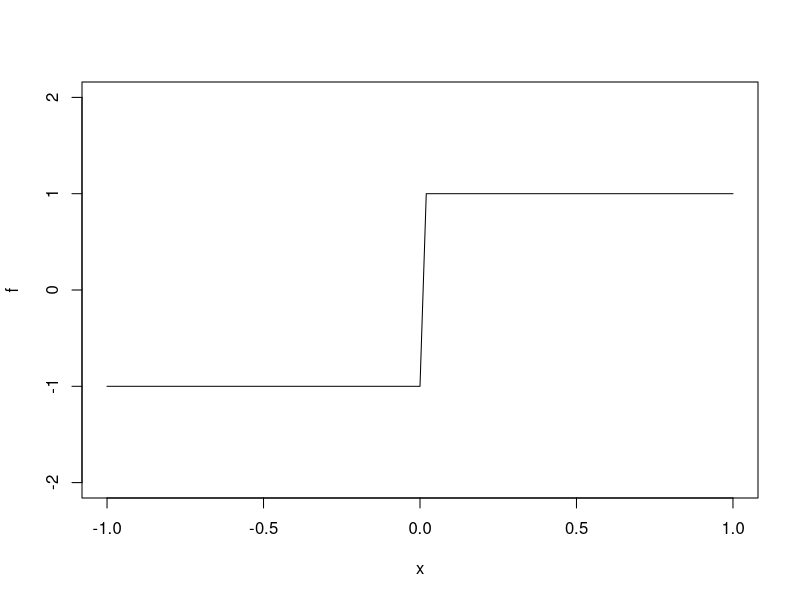
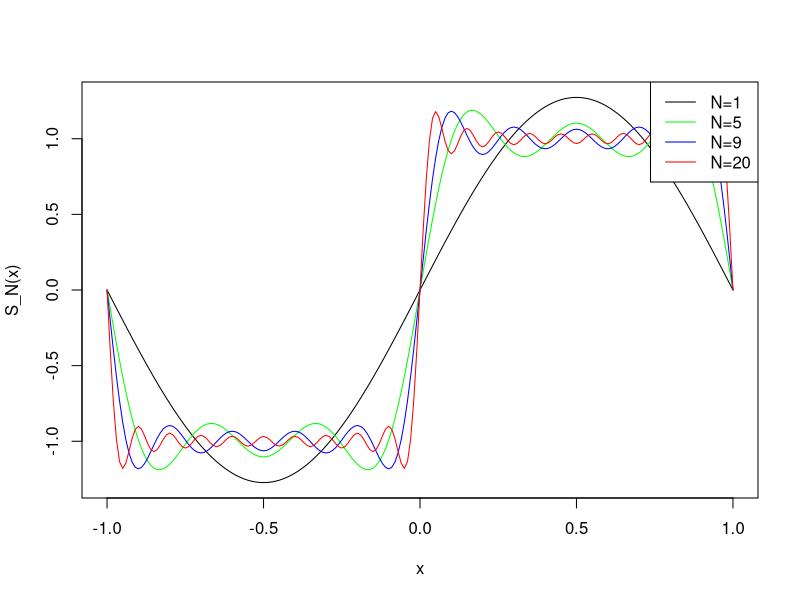

Recreate these plots in R, in order.
## ---- chunk 1
# Définition de deux nombres complexes
z1 <- 1 + 3*1i  # 1 + 3i
z2 <- 3*1i + 4   # 4 + 3i

# Opérations algébriques de base
z1 + z2       # addition de z1 et z2
z1 + 3*z2     # addition de z1 avec trois fois z2
z1 * z2       # produit des deux complexes
z1^2          # puissance : z1 au carré
z1 / z2       # division de z1 par z2

# Fonctions intégrées pour récupérer la partie réelle, imaginaire, l’argument et le module
a <- Re(z1)       # partie réelle de z1
b <- Im(z1)       # partie imaginaire de z1
theta <- Arg(z1)  # argument (angle) de z1
r <- Mod(z1)       # module (longueur) de z1

# Créer un complexe à partir de ses parties réelle et imaginaire
complex(real = a, imaginary = b)

# Vérifier la forme trigonométrique
r * (cos(theta) + sin(theta) * 1i)

# Vérifier la forme exponentielle
r * exp(theta * 1i)

## ---- chunk 2
# Définir la fonction à intégrer
f <- function(x) { atan(x) }

# Calculer l’intégrale sur [0,1]
integrate(f, lower = 0, upper = 1)

# Pour extraire uniquement la valeur numérique (sans l’erreur)
integrate(f, lower = 0, upper = 1)$value

# Si la fonction est complexe, on sépare la partie réelle et imaginaire
ref <- function(x) { Re(f(x)) }
imf <- function(x) { Im(f(x)) }
# Combiner les deux pour obtenir une valeur complexe
integrate(ref, 0, 1)$value + 1i * integrate(imf, 0, 1)$value

## ---- chunk 3
# Définition d’une fonction 2‑périodique définie sur [−1,1]
f <- function(x) { 2 * as.numeric(x > 0) - 1 }  # renvoie 1 si x>0, −1 sinon

# Traçage de la fonction sur une fenêtre plus large
plot(f, xlim = c(-1, 1), ylim = c(-2, 2))
# Note : il ne devrait pas y avoir de barre verticale au milieu du tracé car f(0) = −1

## ---- chunk 4
# Fonction pour calculer le n‑ième coefficient de Fourier
coeff <- function(f, n) {
  e <- function(x, n) { exp(pi * 1i * n * x) }            # fonction exponentielle complexe
  g <- function(x) { f(x) * Conj(e(x, n)) }               # produit de f et du conjugué de e
  reg <- function(x) { Re(g(x)) }                         # partie réelle
  img <- function(x) { Im(g(x)) }                         # partie imaginaire
  0.5 * integrate(reg, -1, 1)$value + 0.5i * integrate(img, -1, 1)$value  # coefficient
}

# Exemple : tester pour quelques valeurs de n
coeff(f, 0)  # coefficient c0
coeff(f, 1)  # coefficient c1
coeff(f, -1) # coefficient c−1

## ---- chunk 5
# Fonction SN pour calculer la somme partielle de la série de Fourier
SN <- function(f, N, x) {
  S <- coeff(f, 0)  # terme constant
  for (n in 1:N) {
    # Ajout des termes positifs et négatifs
    S <- S + coeff(f, n) * exp(pi * 1i * n * x) + coeff(f, -n) * exp(-pi * 1i * n * x)
  }
  S
}

# Discrétisation de l’intervalle pour le tracé
discr <- seq(-1, 1, 0.01)

# Tracer les sommes partielles pour différentes valeurs de N
plot(discr, SN(f, 1, discr), type = "l", col = "black", ylab = "S_N(x)", xlab = "x")
lines(discr, SN(f, 5, discr), col = "green")
lines(discr, SN(f, 9, discr), col = "blue")
lines(discr, SN(f, 20, discr), col = "red")
legend("topright", legend = c("N=1", "N=5", "N=9", "N=20"), col = c("black", "green", "blue", "red"), lty = 1)
